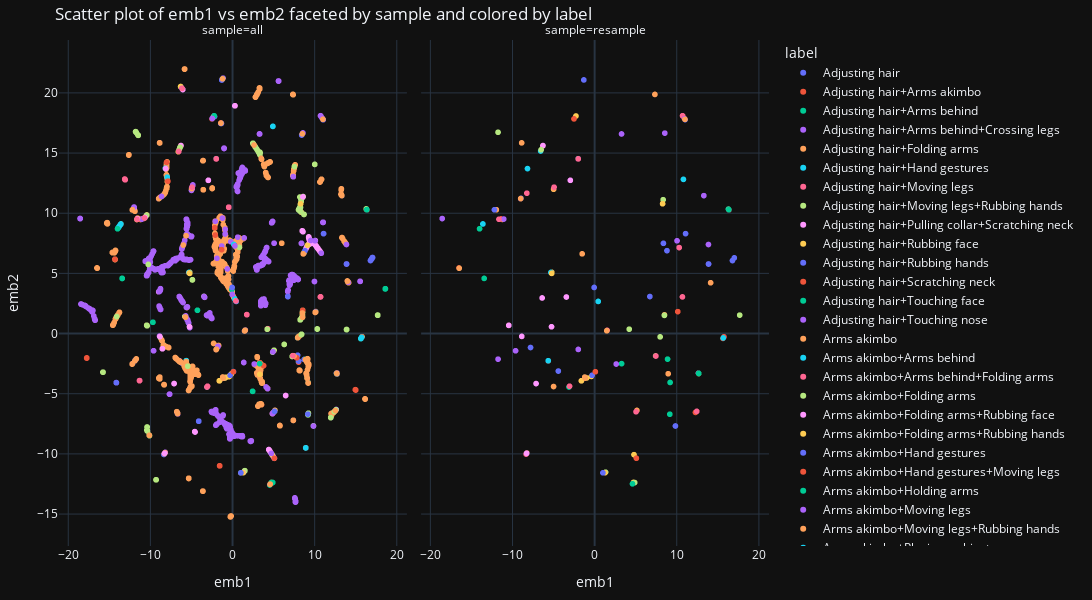

Notebook code for this chart:
### Code cell
def scatter_plot(df_all):
# Create the scatter plot with Plotly Express
    fig = px.scatter(
        df_all, x='emb1', y='emb2',
        facet_col='sample', color='label',
        title='Scatter plot of emb1 vs emb2 faceted by sample and colored by label'
    )
    
    # Update layout for better spacing between facets
    fig.update_layout(margin=dict(l=20, r=20, t=40, b=20), height=600, width=1600)
    
    
    # Show the plot
    fig.show()
scatter_plot(df_all)
